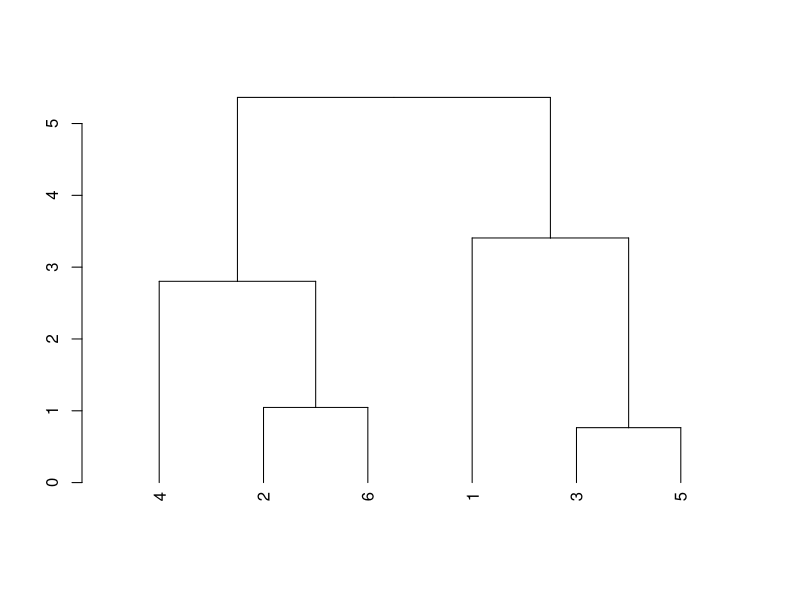

Generate this figure with R:
# Datos proporcionados
datos <- matrix(c(0.89, 2.94, 4.36, 5.21, 3.75, 1.12, 6.25, 3.14, 4.1, 1.8, 3.9, 4.27), ncol = 2, byrow = TRUE)

# Número de puntos
n_puntos <- nrow(datos)

# Crear una lista de clusters, cada punto es un cluster en la primera iteración
clusters <- vector("list", n_puntos)
for (i in 1:n_puntos) {
  clusters[[i]] <- list(etiqueta = as.character(i), elementos = i)
}

# Función para calcular la distancia "Group Average" entre dos clusters
dist_clusters_group_average <- function(cluster1, cluster2) {
  total_dist <- 0
  count_pairs <- 0
  
  for (i in cluster1$elementos) {
    for (j in cluster2$elementos) {
      total_dist <- total_dist + sqrt(sum((datos[i,] - datos[j,])^2))
      count_pairs <- count_pairs + 1
    }
  }
  
  return(total_dist / count_pairs)
}

# Utilizar la función dist_clusters_group_average
dist_clusters <- dist_clusters_group_average

# Algoritmo jerárquico aglomerativo con Group Average
iteraciones <- list()
etiqueta <- 1
while (length(clusters) > 1) {
  # Inicializar la matriz de distancias entre clusters con Inf
  distancias_clusters <- matrix(Inf, nrow = length(clusters), ncol = length(clusters))
  
  # Calcular la distancia entre cada par de clusters
  for (i in 1:(length(clusters) - 1)) {
    for (j in (i + 1):length(clusters)) {
      distancias_clusters[i, j] <- dist_clusters(clusters[[i]], clusters[[j]])
    }
  }
  
  # Mostrar la matriz de distancias actual
  cat("\nMatriz de distancias en la iteración", etiqueta - 1, ":\n")
  print(round(distancias_clusters, 2))
  
  # Encontrar el par de clusters más cercano
  min_dist <- min(distancias_clusters)
  min_index <- which(distancias_clusters == min_dist, arr.ind = TRUE)
  
  # Mostrar los clusters más cercanos y su distancia
  cat("\nClusters más cercanos en la iteración", etiqueta - 1, ":\n")
  cat("  - Cluster", clusters[[min_index[1, 1]]]$etiqueta, "\n")
  cat("  - Cluster", clusters[[min_index[1, 2]]]$etiqueta, "\n")
  cat("Distancia entre clusters:", round(min_dist, 2), "\n")
  
  # Unir los dos clusters más cercanos en uno nuevo
  new_cluster <- list(etiqueta = paste("C", etiqueta, sep = ""),
                      elementos = c(clusters[[min_index[1, 1]]]$elementos,
                                    clusters[[min_index[1, 2]]]$elementos))
  
  # Guardar la iteración actual
  iteraciones[[length(iteraciones) + 1]] <- list(cluster1 = clusters[[min_index[1, 1]]],
                                                 cluster2 = clusters[[min_index[1, 2]]],
                                                 nuevo_cluster = new_cluster,
                                                 distancia = min_dist)
  
  # Incrementar la etiqueta para la próxima iteración
  etiqueta <- etiqueta + 1
  
  # Eliminar los clusters antiguos
  clusters <- clusters[-c(min_index[1, 1], min_index[1, 2])]
  
  # Agregar el nuevo cluster
  clusters <- c(clusters, list(new_cluster))
}

# Imprimir la matriz inicial de distancias
cat("\nMatriz inicial de distancias:\n")
print(round(dist(datos), 2))

# Imprimir el resultado final
cat("\nIteraciones:\n")
for (i in seq_along(iteraciones)) {
  cat("Iteración", i, ": Se unen los clusters", iteraciones[[i]]$cluster1$etiqueta,
      "y", iteraciones[[i]]$cluster2$etiqueta, "con una distancia de",
      round(iteraciones[[i]]$distancia, 2), "para formar el cluster",
      iteraciones[[i]]$nuevo_cluster$etiqueta, "\n")
}

# Construir y mostrar el dendrograma
hc <- hclust(dist(datos))
dendro <- as.dendrogram(hc)
plot(dendro)





